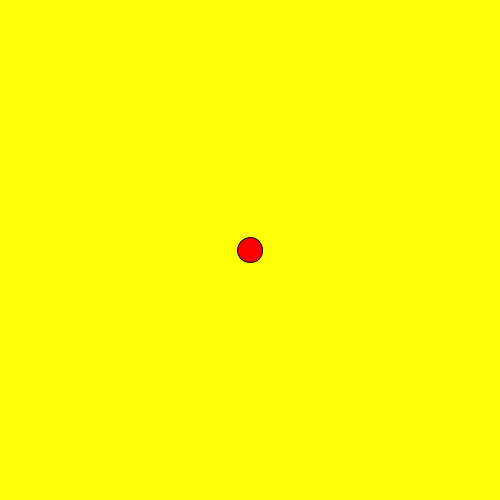
Frame 1 (no input)
Frame 60 (the mouse pressed at the canvas centre just before this capture): identical to frame 1, image omitted
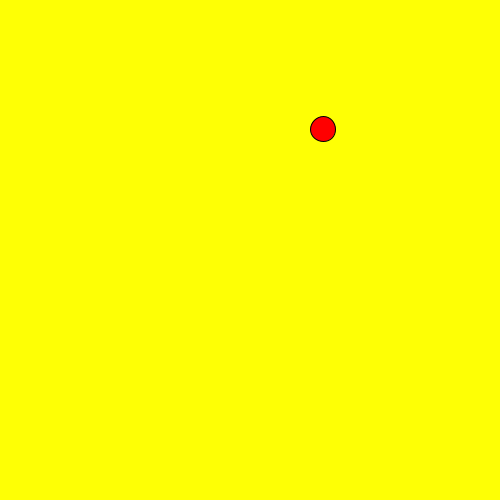
Frame 120 (the mouse held since frame 60 and released just before this capture)

The Processing sketch that drew these frames (run headless with seeded random() and noise(); from frame 60 on, the mouse is pressed at the canvas centre):

// Processing sketch: slippery_dot
// ── slippery_dot.pde
/*** When you are done, this program will draw an ellipse 
     that jumps to new location each time you click on it.
***/
 
 // 1. Create three integer variables to represent the x, y, and the size of the ellipse
int x=250; 
int y=250; 
int size=25;
    void setup() {
      // 2. Set the size of your sketch
    size(500,500);
    }
    
    void draw() {
    
      // 3. Set the background color of your sketch
      background(254,255,5);
      // 4. Draw an ellipse using the variables created at the top of the sketch for the location and size of your ellipse. 
      //    Make sure it fits in the window. Change the variables if it does not.
    fill(255,0,0);
    ellipse(x,y,size,size);
    
    }
    
    /******** This method gets called automatically when you press the mouse ************/
    void mousePressed() {
      //5. Create an integer variable called distance
      int distance;
      //6. The getDistanceFromMouse() method below returns a number.
      //   Set the value of your distance variable to the value returned by the getDistance method
      //   You will need to pass the x and y location of your ellipse to this method.
        distance=getDistanceFromMouse(x,y);
          
      //7.  Use an if statement to check if your distance variable is < the radius of the ellipse
      //    If it is, make a new x AND y for the ellipse, for a new random location on the window
      //    Hint: Use code like this      x = (int) random(width);
   if (distance<size/2){
   x = (int) random(width);
   y = (int) random(height);
    }
    }
    /********  This method gives you the number of pixels between the mouse and the x,y point ***********/
    int getDistanceFromMouse(int x, int y) {
      return (int)Math.sqrt(Math.pow((mouseX-x),2) + Math.pow((mouseY-y),2));
    }
